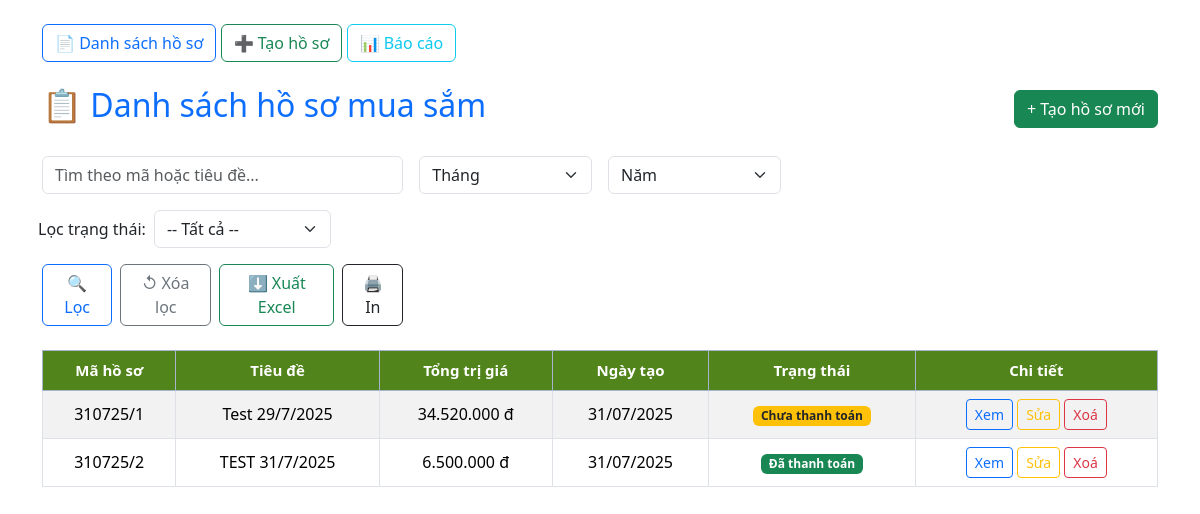
The app's page /, older data.
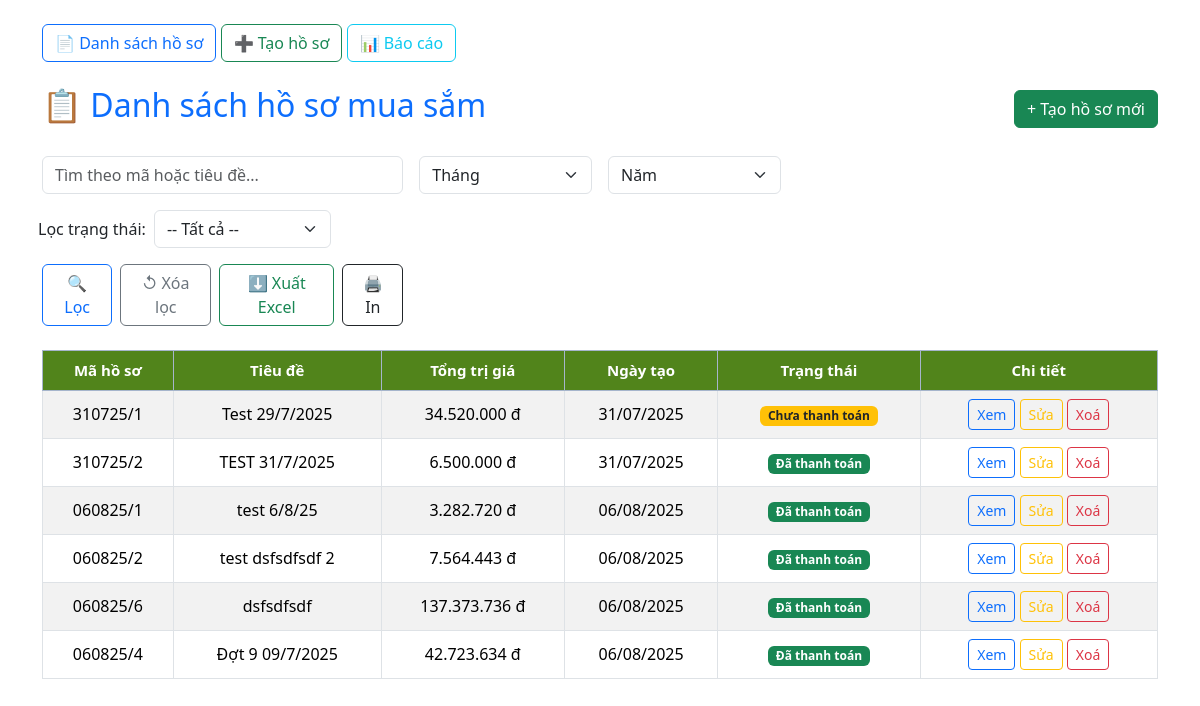
The same page, newer data.
### procure/models.py (models this page shows, shortened)
class ProcurementRecord(models.Model):
    code = models.CharField(max_length=20, unique=True, blank=True, verbose_name="Mã hồ sơ")
    title = models.CharField(max_length=255, verbose_name="Tiêu đề")
    description = models.TextField(blank=True, null=True, verbose_name="Mô tả")
    total_cost = models.DecimalField(max_digits=15, decimal_places=2, default=0, verbose_name="Tổng trị giá")
    date_created = models.DateField(auto_now_add=True, verbose_name="Ngày tạo")
    date_recorded = models.DateField(default=timezone.now, verbose_name="Ngày lập hồ sơ")
    is_paid = models.BooleanField(default=False, verbose_name="Đã thanh toán")
    def save(self,*args, **kwargs):
        if not self.code:
            today = getattr(self, 'date_recorded', None) or timezone.now().date()
            count_today = ProcurementRecord.objects.filter(date_recorded=today).count() + 1
            date_part = today.strftime("%d%m%y")
            self.code = f"{date_part}/{count_today}"
        super().save(*args, **kwargs)
    class Meta:
        ordering = ['code']
        verbose_name = 'Hồ sơ'
        verbose_name_plural = 'Hồ sơ'
    def calc_total_cost(self):
        total = sum(item.total_price() for item in self.items.all())
        self.total_cost = total
        self.save(update_fields=['total_cost'])  # chỉ lưu trường này
        return total

### procure/views.py (the view)
# urls.py: path('', ProcurementRecordListView.as_view(), name='record_list'),
class ProcurementRecordListView(ListView):
    model = ProcurementRecord
    template_name = "procure/record_list.html"
    context_object_name = "records"
    paginate_by = 10
    def get_queryset(self):
        qs = ProcurementRecord.objects.all()
        q = self.request.GET.get("q")
        if q:
            qs = qs.filter(Q(code__icontains=q) | Q(title__icontains=q))
        month = self.request.GET.get("month")
        year = self.request.GET.get("year")
        if month and year:
            qs = qs.filter(date_recorded__month=month, date_recorded__year=year)
        is_paid = self.request.GET.get("is_paid")
        if is_paid in ["0", "1"]:
            qs = qs.filter(is_paid=bool(int(is_paid)))
        return qs.order_by("-date_recorded")
    def get_context_data(self, **kwargs):
        context = super().get_context_data(**kwargs)
        records = context.get("records", [])
        for record in records:
            try:
                record.calculated_total_cost = record.calc_total_cost()
            except Exception:
                record.calculated_total_cost = getattr(record, "total_cost", 0)
        context["q"] = self.request.GET.get("q", "")
        context["month"] = self.request.GET.get("month", "")
        now = datetime.now()
        context["years"] = list(range(2020, now.year + 1))
        context["current_year"] = now.year
        context["months"] = [f"{i:02d}" for i in range(1, 13)]
        return context

### procure/models.py (called while the page is built)
    def total_price(self):
        return self.quantity * self.unit_price

### procure/templatetags/custom_filters.py (called while the page is built)
@register.filter
def intdot(value):
    try:
        value = int(value)
        return f"{value:,}".replace(",", ".")
    except:
        return value

### procure/templates/procure/record_list.html (shortened to what this page needs)
{% extends "procure/base.html" %}
{% load humanize %}
{% load custom_filters %}
{% block content %}
<body class="container mt-5">
  <div class="d-flex justify-content-between align-items-center mb-4">
    <h2 class="text-primary">📋 Danh sách hồ sơ mua sắm</h2>
    <a href="{% url 'procure:record_form' %}" class="btn btn-success">+ Tạo hồ sơ mới</a>
  </div>
  <form method="get" class="row g-3 mb-4">
    <div class="col-md-4">
      <input type="text" name="q" value="{{ q }}" placeholder="Tìm theo mã hoặc tiêu đề..." class="form-control">
    </div>
    <div class="col-md-2">
      <select name="month" class="form-select">
        <option value="">Tháng</option>
      </select>
    </div>
    <div class="col-md-2">
        <select name="year" class="form-select">
            <option value="">Năm</option>
        </select>
    </div>
    <div class="row g-2 align-items-center">
      <div class="col-auto">
        <label for="is_paid" class="col-form-label">Lọc trạng thái:</label>
      </div>
      <div class="col-auto">
        <select name="is_paid" id="is_paid" class="form-select">
          <option value="">-- Tất cả --</option>
        </select>
      </div>
    </div>
    <div class="col-md-4 d-flex gap-2">
      <button type="submit" class="btn btn-outline-primary">🔍 Lọc</button>
      <a href="{% url 'procure:record_list' %}" class="btn btn-outline-secondary">↺ Xóa lọc</a>
      <a href="{% url 'procure:export_excel' %}?q={{ q }}&month={{ month }}&year={{ year }}" class="btn btn-outline-success">⬇️ Xuất Excel</a>
      <button type="button" onclick="window.print()" class="btn btn-outline-dark">🖨️ In</button>
    </div>
  </form>
  {% if records %}
    <table class="table table-striped table-bordered table-hover align-middle text-center align-middle">
      <thead class="table-primary text-center align-middle">
        <tr>
          <th>Mã hồ sơ</th>
          <th>Tiêu đề</th>
          <th>Tổng trị giá</th>
          <th>Ngày tạo</th>
          <th>Trạng thái</th>
          <th>Chi tiết</th>
        </tr>
      </thead>
      <tbody>
        {% for record in records %}
          <tr>
            <td>{{ record.code }}</td>
            <td>{{ record.title }}</td>
            <td>{{ record.calculated_total_cost|intdot}} đ</td>
            <td>{{ record.date_created|date:"d/m/Y" }}</td>
            <td>
              {% if record.is_paid %}
                <span class="badge bg-success">Đã thanh toán</span>
              {% else %}
                <span class="badge bg-warning text-dark">Chưa thanh toán</span>
              {% endif %}
            </td>
            <td>
              <a href="{% url 'procure:record_detail' record.pk %}" class="btn btn-sm btn-outline-primary">Xem</a>
              <a href="{% url 'procure:edit_record' record.pk%}" class="btn btn-sm btn-outline-warning">Sửa</a>
              <a href="{% url 'procure:delete_record' record.pk%}" class="btn btn-sm btn-outline-danger">Xoá</a>
            </td>
          </tr>
        {% endfor %}
      </tbody>
    </table>
  {% else %}
    <p class="text-muted">Không tìm thấy hồ sơ nào phù hợp.</p>
  {% endif %}
</body>
{% endblock content %}

### procure/templates/procure/base.html (shortened to what this page needs)
<!DOCTYPE html>
<html lang="vi">
<head>
  <link href="https://cdn.jsdelivr.net/npm/bootstrap@5.3.3/dist/css/bootstrap.min.css" rel="stylesheet">
  <link rel="stylesheet" href="https://cdnjs.cloudflare.com/ajax/libs/bootstrap-datepicker/1.10.0/css/bootstrap-datepicker.min.css" />
</head>
<body class="container py-4">
  <nav class="mb-4">
    <a href="{% url 'procure:record_list' %}" class="btn btn-outline-primary">📄 Danh sách hồ sơ</a>
    <a href="{% url 'procure:record_form' %}" class="btn btn-outline-success">➕ Tạo hồ sơ</a>
    <a href="{% url 'procure:dashboard' %}" class="btn btn-outline-info">📊 Báo cáo</a>
  </nav>
  {% block content %}{% endblock %}
</body>
</html>

### procure/templates/procure/base.html (style rules this page uses)
body { padding-bottom: 50px; }
thead th { background-color: rgb(81, 132, 27) !important; color: white !important; font-weight: 600; text-align: center; vertical-align: middle; font-size: 15px; }
tbody td { vertical-align: middle; }

Row changes from the older to the newer data that the page shows:
added ProcurementRecord: code "060825/1", title "test 6/8/25", calculated_total_cost "3.282.720", date_created "06/08/2025", is_paid "Đã thanh toán"
added ProcurementRecord: code "060825/2", title "test dsfsdfsdf 2", calculated_total_cost "7.564.443", date_created "06/08/2025", is_paid "Đã thanh toán"
added ProcurementRecord: code "060825/6", title "dsfsdfsdf", calculated_total_cost "137.373.736", date_created "06/08/2025", is_paid "Đã thanh toán"
added ProcurementRecord: code "060825/4", title "Đợt 9 09/7/2025", calculated_total_cost "42.723.634", date_created "06/08/2025", is_paid "Đã thanh toán"
